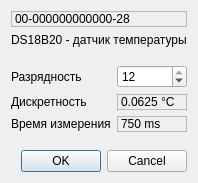
<?xml version="1.0" encoding="UTF-8"?>
<ui version="4.0">
 <class>DS18B20SettingsDialog</class>
 <widget class="QDialog" name="DS18B20SettingsDialog">
  <property name="geometry">
   <rect>
    <x>0</x>
    <y>0</y>
    <width>179</width>
    <height>183</height>
   </rect>
  </property>
  <property name="sizePolicy">
   <sizepolicy hsizetype="Expanding" vsizetype="Expanding">
    <horstretch>0</horstretch>
    <verstretch>0</verstretch>
   </sizepolicy>
  </property>
  <property name="windowTitle">
   <string>Dialog</string>
  </property>
  <property name="modal">
   <bool>true</bool>
  </property>
  <layout class="QVBoxLayout" name="verticalLayout">
   <item>
    <widget class="QLabel" name="idLabel">
     <property name="frameShape">
      <enum>QFrame::StyledPanel</enum>
     </property>
     <property name="text">
      <string>00-000000000000-28</string>
     </property>
    </widget>
   </item>
   <item>
    <widget class="QLabel" name="typeLabel">
     <property name="sizePolicy">
      <sizepolicy hsizetype="Preferred" vsizetype="Preferred">
       <horstretch>0</horstretch>
       <verstretch>0</verstretch>
      </sizepolicy>
     </property>
     <property name="text">
      <string>DS18B20 - датчик температуры</string>
     </property>
    </widget>
   </item>
   <item>
    <spacer name="verticalSpacer">
     <property name="orientation">
      <enum>Qt::Vertical</enum>
     </property>
     <property name="sizeHint" stdset="0">
      <size>
       <width>20</width>
       <height>10</height>
      </size>
     </property>
    </spacer>
   </item>
   <item>
    <layout class="QGridLayout" name="gridLayout">
     <item row="0" column="0">
      <widget class="QLabel" name="resolutionLabel">
       <property name="text">
        <string>Разрядность</string>
       </property>
      </widget>
     </item>
     <item row="0" column="1">
      <widget class="QSpinBox" name="resolutionSpinBox">
       <property name="sizePolicy">
        <sizepolicy hsizetype="Minimum" vsizetype="Preferred">
         <horstretch>0</horstretch>
         <verstretch>0</verstretch>
        </sizepolicy>
       </property>
       <property name="minimum">
        <number>9</number>
       </property>
       <property name="maximum">
        <number>12</number>
       </property>
       <property name="value">
        <number>12</number>
       </property>
      </widget>
     </item>
     <item row="1" column="0">
      <widget class="QLabel" name="stepSizeCaptionLabel">
       <property name="text">
        <string>Дискретность</string>
       </property>
      </widget>
     </item>
     <item row="1" column="1">
      <widget class="QLabel" name="stepSizeLabel">
       <property name="sizePolicy">
        <sizepolicy hsizetype="Preferred" vsizetype="Preferred">
         <horstretch>0</horstretch>
         <verstretch>0</verstretch>
        </sizepolicy>
       </property>
       <property name="frameShape">
        <enum>QFrame::StyledPanel</enum>
       </property>
       <property name="text">
        <string>0.0625 °С</string>
       </property>
      </widget>
     </item>
     <item row="2" column="0">
      <widget class="QLabel" name="conversionTimeCaptionLabel">
       <property name="text">
        <string>Время измерения</string>
       </property>
      </widget>
     </item>
     <item row="2" column="1">
      <widget class="QLabel" name="conversionTimeLabel">
       <property name="sizePolicy">
        <sizepolicy hsizetype="Preferred" vsizetype="Preferred">
         <horstretch>0</horstretch>
         <verstretch>0</verstretch>
        </sizepolicy>
       </property>
       <property name="frameShape">
        <enum>QFrame::StyledPanel</enum>
       </property>
       <property name="text">
        <string>750 ms</string>
       </property>
      </widget>
     </item>
    </layout>
   </item>
   <item>
    <spacer name="verticalSpacer_2">
     <property name="orientation">
      <enum>Qt::Vertical</enum>
     </property>
     <property name="sizeHint" stdset="0">
      <size>
       <width>20</width>
       <height>10</height>
      </size>
     </property>
    </spacer>
   </item>
   <item>
    <widget class="QDialogButtonBox" name="buttonBox">
     <property name="orientation">
      <enum>Qt::Horizontal</enum>
     </property>
     <property name="standardButtons">
      <set>QDialogButtonBox::Cancel|QDialogButtonBox::Ok</set>
     </property>
    </widget>
   </item>
  </layout>
 </widget>
 <resources/>
 <connections>
  <connection>
   <sender>buttonBox</sender>
   <signal>accepted()</signal>
   <receiver>DS18B20SettingsDialog</receiver>
   <slot>accept()</slot>
   <hints>
    <hint type="sourcelabel">
     <x>169</x>
     <y>396</y>
    </hint>
    <hint type="destinationlabel">
     <x>157</x>
     <y>174</y>
    </hint>
   </hints>
  </connection>
  <connection>
   <sender>buttonBox</sender>
   <signal>rejected()</signal>
   <receiver>DS18B20SettingsDialog</receiver>
   <slot>reject()</slot>
   <hints>
    <hint type="sourcelabel">
     <x>169</x>
     <y>396</y>
    </hint>
    <hint type="destinationlabel">
     <x>177</x>
     <y>174</y>
    </hint>
   </hints>
  </connection>
 </connections>
</ui>
